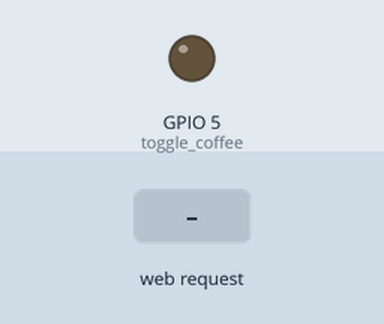
The sketch below on a simulated ESP8266 (NodeMCU). Parts: output pins drawn as LEDs (lit = HIGH). The inputs (shaded band) are chosen by the test bench. WiFi joins after 1.5 s; servers stay silent unless stated; network time is answered at once with the bench clock; the local clock reads 2024-03-15 10:24:30 at power-on unless the sketch sets it; pins used as bus, display or sensor lines are not drawn; what the sketch prints to the serial monitor is not drawn.

Above: at 6.2 s.
6.3 s: HTTP request GET /turn_machine_on received
8.0 s: HTTP request GET /turn_machine_off received
9.7 s: HTTP request GET /start_flow received
At 29.1 s:
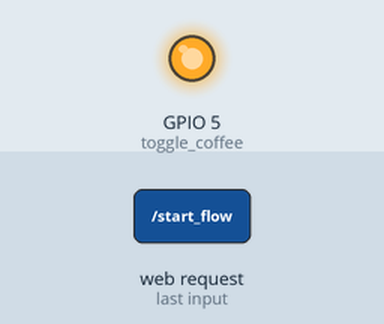
Timing chart, 0 to 30.5 s (numbered marks = the images above; inputs shaded):
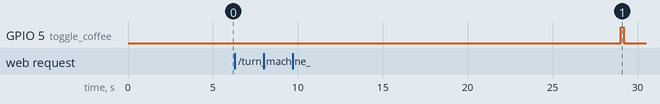

The sketch:

esp8266-senseo-control.ino
```cpp
#include <ESP8266WiFi.h>
#include <WiFiClient.h>
#include <ESP8266WebServer.h>
#include <ESP8266mDNS.h>
#include <NTPClient.h>

#define NTP_OFFSET   60 * 60
#define NTP_INTERVAL 60 * 1000
#define NTP_ADDRESS  "europe.pool.ntp.org"
WiFiUDP ntpUDP;
NTPClient timeClient(ntpUDP, NTP_ADDRESS, NTP_OFFSET, NTP_INTERVAL);

MDNSResponder mdns;

/*
 *  WLAN-Zugangsdaten ändern
 *  ssid    -> Netzwerkname
 *  password    -> Passwort furs Netzwerk
 *  machine_name  -> Name des ESPs im Netzwerk; http://kaffeemaschine.local/
 */

const char* ssid = "WLAN_SSID";
const char* password = "WLAN_PASSWORT";
const char* machine_name = "Kaffeemaschine";


ESP8266WebServer server(80);

/*
 *  Pin-Belegung der beiden Relais.
 */

int toggle_power = 15;    //  Pin D8 auf dem ESP
int toggle_coffee = 5;  //    Pin D1 auf dem ESP

/*
 *  Standardwerte der einzelnen Zustände.
 */

int machine_is_on = 0;
int machine_is_hot = 0;
int flow_active = 0;
int flow_proceeded = 0;
int flow_pressed = 0;

int start_heating_at = 0;
int machine_turned_on_at = 0;
int flow_pressed_at = 0;


/*
 *  Folgende Variablen müssen angepasst werden, sie bestimmen die Aufheizzeit sowie die Zeit wie
 *  lange die Maschine braucht, um eine Tasse Kaffee rauszulassen.
 *  time_to_heat_up   -> Zeit in Sekunden, welche die Maschine braucht zum Aufheizen.
 *  time_flow_active  -> Zeit in Sekunden bis der Kaffee fertig rausgelaufen ist.
 *  auto_off_bypass -> Zeit in Sekunden, bis die Maschine kurz aus- und wieder eingeschaltet wird
 *        um Auto-Off zu verhindern.
 */


int time_to_heat_up = 20; //90
int time_flow_active = 10; //50
int auto_off_bypass = 50; //300


//Dieser Code wird ausgeführt, wenn man den ESP mal resettet, also z.B. mal vom Strom nimmt.

void setup(void){
  timeClient.begin();

  //Beide Pins der Relais als Output definieren, und anschließend gleich auf LOW schalten.
  pinMode(toggle_power, OUTPUT);
  pinMode(toggle_coffee, OUTPUT);
  digitalWrite(toggle_power, LOW);
  digitalWrite(toggle_coffee, LOW);

  Serial.begin(115200);
  delay(5000);

  //Einstellungen für die WLAN-Verbindung

  WiFi.mode(WIFI_STA);
  WiFi.begin(ssid, password);

  Serial.println("Verbindet mit Netzwerk…");
  Serial.print("Verbunden mit: ");
  Serial.println(ssid);
  Serial.print("IP-Adresse: ");
  Serial.println(WiFi.localIP());

  // DNS-Service für http://kaffeemaschine.local/ ;zusätzlich zur IP-Adresse 192.168.x.x
  if (mdns.begin(machine_name, WiFi.localIP())) {
    Serial.println("MDNS responder gestartet.");
  }

  // Was passiert beim Aufrufen von http://kaffeemaschine.local/
  // Einfache Textausgabe „Senseo Steuerung“.
  server.on("/", [](){
    server.send(200, "text/html", "<h3>"+String(machine_name)+"</h3>");
  });

  // Was passiert beim Aufrufen von http://kaffeemaschine.local/turn_machine_on
  // Methode turn_machine_on(); wird ausgeführt
  server.on("/turn_machine_on", [](){
    server.send(200, "text/html", "Maschine wurde eingeschaltet!");
    turn_machine_on();
  });

  // Was passiert beim Aufrufen von http://kaffeemaschine.local/turn_machine_off
  // Methode turn_machine_off(); wird ausgeführt
  server.on("/turn_machine_off", [](){
    server.send(200, "text/html", "Maschine wurde ausgeschaltet!");
    turn_machine_off();
  });

  // Was passiert beim Aufrufen von http://kaffeemaschine.local/start_flow
  // Variable flow_pressed wird auf 1 gesetzt, somit kann unser loop() damit arbeiten
  server.on("/start_flow", [](){
    server.send(200, "text/html", "Kaffee wird rausgelassen.");
    flow_pressed = 1;
  });

  // Was passiert beim Aufrufen von http://kaffeemaschine.local/machine_status
  // Ausgabe von 0 oder 1 durch die Variable machine_is_on
  server.on("/machine_status", [](){
    server.send(200, "text/html", String(machine_is_on));
  });


  server.begin();
  Serial.println(String(machine_name) + " ist online und bereit.");
}


//Definitionen unserer einzelnen Funktionen

// Funktion, um alle Variablen wieder auf ihre Standardwerte zu setzen
void reset_variables(){
  machine_is_on = 0;
  machine_is_hot = 0;
  flow_active = 0;
  flow_proceeded = 0;
  flow_pressed = 0;

  start_heating_at = 0;
  machine_turned_on_at = 0;
  flow_pressed_at = 0;

}

void turn_machine_on(){
  // Nur wenn die Maschine aus ist, dann soll sie eingeschaltet werden.
  if(machine_is_on == 0){

    // Zeitstempel setzen, an dem die Maschine eingeschaltet wurde
    // und somit auch mit dem Heizvorgang beginnt.
    machine_turned_on_at = timeClient.getEpochTime();
    start_heating_at = timeClient.getEpochTime();

    // Relais wird geschalten, Maschine geht an, Variable machine_is_on = 1.
    digitalWrite(toggle_power, HIGH);
    delay(200);
    digitalWrite(toggle_power, LOW);
    machine_is_on = 1;
    Serial.println("Maschine wurde eingeschaltet!");
  }else{
    // Ansonsten soll er die Maschine nicht
    // nochmal anschalten, um ein Aus- statt Einschalten zu verhindern.
    Serial.println("Maschine ist bereits an!");
  }
}

void turn_machine_off(){
  // Nur wenn die Maschine an ist, dann soll sie ausgeschaltet werden.
  if(machine_is_on == 1 && flow_active == 0){
  // Wenn Maschine ausgeschaltet wird, bekommen alle Variablen, die im Betrieb andere
  // Werte bekommen, wieder ihre Standardwerte.
    reset_variables();
    digitalWrite(toggle_power, HIGH);
    delay(200);
    digitalWrite(toggle_power, LOW);
    machine_is_on = 0;
    Serial.println("Maschine wurde ausgeschaltet!");
  }else{
    if(machine_is_on == 0){
      // Ansonsten soll er die Maschine nicht
      // nochmal ausschalten, um ein Ein- statt Ausschalten zu verhindern.
      Serial.println("Maschine ist bereits aus!");
    }else{
      Serial.println("Es wird gerade ein Kaffee rausgelassen! Maschine wird nicht ausgeschaltet.");
    }
  }
}

void start_flow(){
  // 2-Tassen-Taster betätigen durch Relais.
  digitalWrite(toggle_coffee, HIGH);
  delay(200);
  digitalWrite(toggle_coffee, LOW);
  // Zeitstempel, an dem der 2-Tassen-Taster betätigt wurde.
  flow_pressed_at = timeClient.getEpochTime();
  // Kaffee wird rausgelassen, flow_active auf = 1 setzen.
  flow_active = 1;
  Serial.println("Kaffee wird rausgelassen!");
  // Sobald wir einen Kafffee rauslassen, ist die Maschine „nicht mehr heiß“.
  machine_is_hot = 0;
}


// Dieser Code wird in Dauerschleife ausgeführt, sobald unsere setup()-Methode ausgeführt wurde.

void loop(void){

  server.handleClient();
  timeClient.update();

  // actual_timestamp im loop() immer wieder aktualisieren
  int actual_timestamp = timeClient.getEpochTime();

  // Jetzt wird geprüft ob, und wann die Maschine heiß ist
  // Wenn Maschine an ist UND kein Kaffee rausläuft UND Maschine kalt ist,...
  if(machine_is_on == 1 && flow_active == 0 && machine_is_hot == 0){
    // ...,dann warten bis die Vorheizzeit erreicht ist.
    // Differenz aktueller Zeitstempel und Zeitstempel Start des Aufheizen muss >=
    // Vorheizzeit sein
    if(actual_timestamp - start_heating_at >= time_to_heat_up){
      // Wenn das zutrifft, ist unsere Maschine heiß.
      machine_is_hot = 1;
      Serial.println("Maschine ist heiß!");
    }
  }


  // Hier wird die Auto-Off-Funktion der Kaffeemaschine umgangen
  // Wenn Maschine an ist UND Maschine heiß ist UND kein Kaffee durchläuft
  if(machine_is_on == 1 && machine_is_hot == 1 && flow_active == 0){
    // und die Maschine länger als auto_off_bypass an ist,
    if(actual_timestamp - machine_turned_on_at >= auto_off_bypass){
      // Dann die Maschine kurz aus- und wieder einschalten, um Auto-Off zu
      // verhindern.
      digitalWrite(toggle_power, HIGH);
      delay(200);
      digitalWrite(toggle_power, LOW);
      delay(200);
      digitalWrite(toggle_power, HIGH);
      delay(200);
      digitalWrite(toggle_power, LOW);
      // Maschine wurde erneut eingeschaltet, neuen Zeitstempel setzen
      machine_turned_on_at = timeClient.getEpochTime();
      Serial.println("Maschine wurde kurz aus- und wieder angeschaltet!");
    }
  }


  // Hier wird das Rauslassen des Kaffees initialisiert
  // Wurde der 2-Tassen_Taster durch server.on("/start_flow", []()) auf = 1 gesetzt, ...
  if(flow_pressed == 1){
    // ... dann wird erst gecheckt, ob die Maschine an ist.
    if(machine_is_on == 0){
      // Wenn nein, dann wird die Maschine eingeschaltet und dadurch ebenfalls
      // das Vorheizen etc. eingeleitet; durch turn_machine_on();
      Serial.println("Taste für zwei Tassen wurde angefordert!");
      turn_machine_on();
    }

    if(machine_is_hot == 1){
      // Wenn die Machine heiß ist, wird start_flow(); ausgeführt
      start_flow();

    }
  }


  // Wenn der 2-Tassen-Taster schon mal betätigt wurde, ...
  if(flow_pressed_at != 0){
    // dann heizt die Maschine noch nicht, da der Kaffee ja erstmal rauslaufen muss.
    // Wenn der aktueller Zeitstempel größer ist, als der Zeitstempel an dem gedrückt
    // wurde, + der Zeit in der der Kaffee rausläuft, beginnt die eigtl. Aufheizzeit.
    if(actual_timestamp >= (flow_pressed_at + time_flow_active)){
      // Nachdem der Kaffee fertig ist, die Aufheizzeit einleiten
      start_heating_at = timeClient.getEpochTime();
      // Taster-Zeitstempel wieder zurücksetzen
      flow_pressed_at = 0;
      flow_pressed = 0;
    }
  }


  // Wann wissen wir, dass der Kaffee fertig ist und somit flow_active = 0 gesetzt werden kann?
  // Wenn gerade ein Kaffee rausläuft ...
  if(flow_active == 1){
    // ... und Differenz zwischen aktuellem Zeitstempel und Betätigung des Tasters >=
    // Dauer während der Kaffee rausläuft ist,
    if((actual_timestamp - flow_pressed_at) >= time_flow_active){
      // wissen wir, dass der Kaffee fertig ist.
      flow_active = 0;
      Serial.println("Kaffee ist fertig!");
    }
  }
}
```

Measured:
- after the input at 6.3 s, every drawn part: stays the same
- after the input at 8.0 s, every drawn part: stays the same
- after the input at 9.7 s, GPIO 5 (toggle_coffee): LOW → HIGH after 19.3 s, → LOW 0.20 s later
